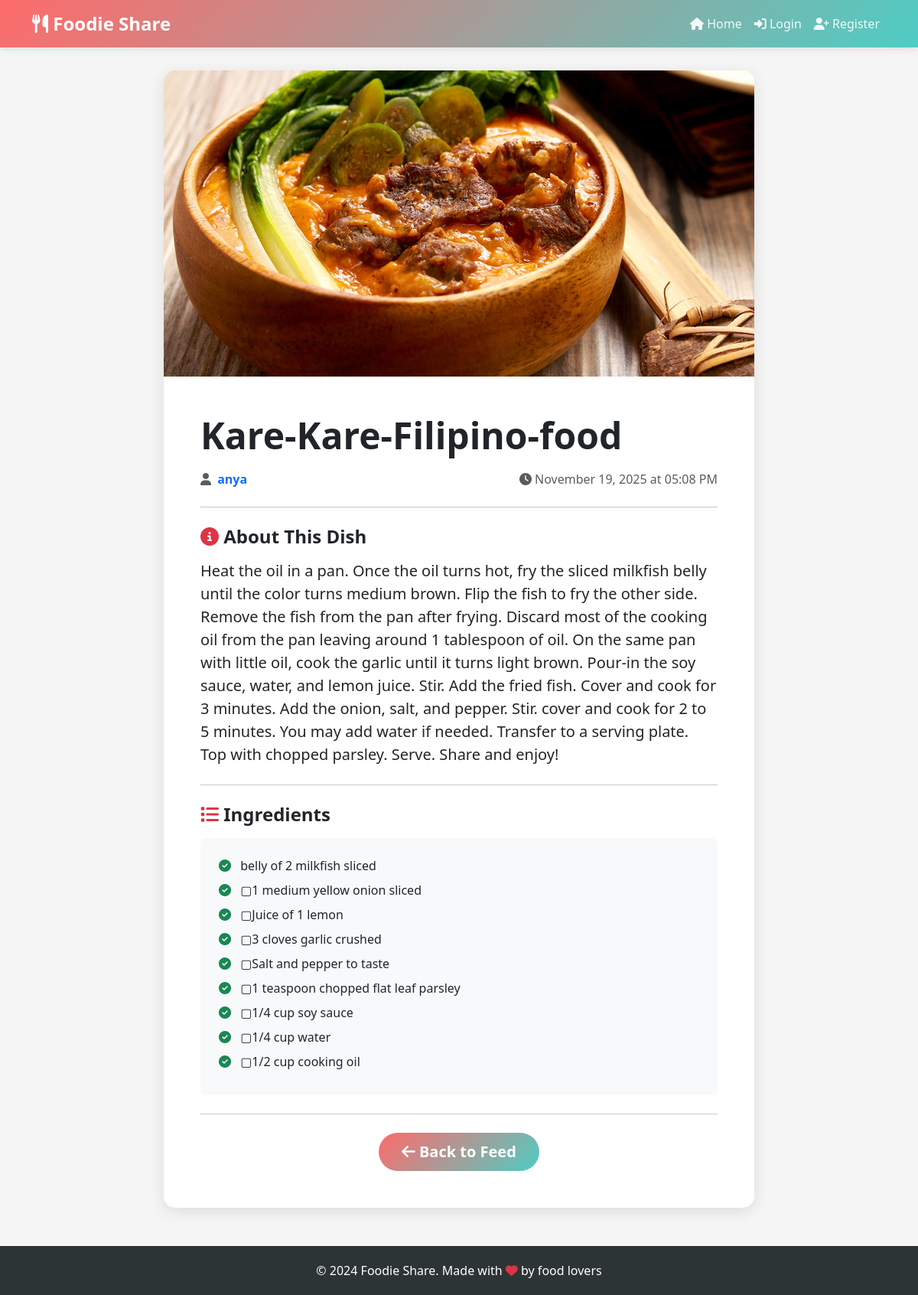
Screenshot of /post/3 with the database file from the repository.
### app.py (models this page shows, shortened)
class Post(db.Model):
    id = db.Column(db.Integer, primary_key=True)
    dish_name = db.Column(db.String(200), nullable=False)
    ingredients = db.Column(db.Text, nullable=False)
    description = db.Column(db.Text)
    image_filename = db.Column(db.String(300))
    user_id = db.Column(db.Integer, db.ForeignKey('user.id'), nullable=False)
    created = db.Column(db.DateTime, nullable=False, default=db.func.current_timestamp())

class User(db.Model):
    id = db.Column(db.Integer, primary_key=True)
    username = db.Column(db.String(80), unique=True, nullable=False)
    email = db.Column(db.String(120), unique=True, nullable=False)
    password = db.Column(db.String(200), nullable=False)
    is_admin = db.Column(db.Boolean, default=False, nullable=False)
    created = db.Column(db.DateTime, nullable=False, default=db.func.current_timestamp())
    posts = db.relationship('Post', backref='author', lazy=True, cascade='all, delete-orphan')

### app.py (the view)
@app.route('/post/<int:id>')
def view_post(id):
    post = Post.query.get_or_404(id)
    return render_template('view_post.html', post=post)

### templates/view_post.html (shortened to what this page needs)
{% extends "base.html" %}
{% block content %}
<div class="row justify-content-center">
    <div class="col-lg-8">
        <div class="card">
            {% if post.image_filename %}
            <img src="{{ url_for('static', filename='uploads/' + post.image_filename) }}"
                 class="card-img-top"
                 alt="{{ post.dish_name }}"
                 style="height: 400px; object-fit: cover;">
            {% else %}
            <div class="card-img-top bg-light d-flex align-items-center justify-content-center" style="height: 400px;">
                <i class="fas fa-image fa-5x text-muted"></i>
            </div>
            {% endif %}
            <div class="card-body p-5">
                <div class="mb-4">
                    <h1 class="display-5 fw-bold mb-3">{{ post.dish_name }}</h1>
                    <div class="d-flex align-items-center justify-content-between mb-3">
                        <div>
                            <i class="fas fa-user text-muted"></i>
                            <a href="{{ url_for('profile', username=post.author.username) }}"
                               class="text-decoration-none fw-bold ms-1">
                                {{ post.author.username }}
                            </a>
                        </div>
                        <div class="text-muted">
                            <i class="fas fa-clock"></i>
                            {{ post.created.strftime('%B %d, %Y at %I:%M %p') }}
                        </div>
                    </div>
                </div>
                <hr class="my-4">
                {% if post.description %}
                <div class="mb-4">
                    <h4 class="fw-bold mb-3">
                        <i class="fas fa-info-circle text-danger"></i> About This Dish
                    </h4>
                    <p class="lead">{{ post.description }}</p>
                </div>
                <hr class="my-4">
                {% endif %}
                <div class="mb-4">
                    <h4 class="fw-bold mb-3">
                        <i class="fas fa-list text-danger"></i> Ingredients
                    </h4>
                    <div class="bg-light p-4 rounded">
                        {% for ingredient in post.ingredients.split('\n') %}
                            {% if ingredient.strip() %}
                            <div class="mb-2">
                                <i class="fas fa-check-circle text-success"></i>
                                <span class="ms-2">{{ ingredient }}</span>
                            </div>
                            {% endif %}
                        {% endfor %}
                    </div>
                </div>
                <hr class="my-4">
                <div class="text-center">
                    <a href="{{ url_for('index') }}" class="btn btn-custom btn-lg">
                        <i class="fas fa-arrow-left"></i> Back to Feed
                    </a>
                </div>
            </div>
        </div>
    </div>
</div>
{% endblock %}

### templates/base.html (style rules this page uses)
:root { --primary-color: #ff6b6b; --secondary-color: #4ecdc4; --dark: #2d3436; --light: #f8f9fa; }
body { font-family: 'Segoe UI', Tahoma, Geneva, Verdana, sans-serif; background-color: #f5f5f5; }
.btn-custom { background: linear-gradient(135deg, var(--primary-color), var(--secondary-color)); border: none; color: white; font-weight: 600; padding: 10px 30px; border-radius: 25px; transition: all 0.3s; }
.card { border: none; border-radius: 15px; box-shadow: 0 5px 20px rgba(0,0,0,0.1); transition: all 0.3s; overflow: hidden; }
.card-img-top { height: 250px; object-fit: cover; }

### rows the page displays
Post: image_filename+dish_name (picture), dish_name "Kare-Kare-Filipino-food", created "November 19, 2025 at 05:08 PM", description "Heat the oil in a pan. Once the oil turns hot, fry the sliced milkfish belly until the color turns medium brown. Flip the fish to fry the other side. Remove the fish from the pan after frying. Discard most of the cooking oil from the pan leaving around 1 tablespoon of oil. On the same pan with little oil, cook the garlic until it turns light brown. Pour-in the soy sauce, water, and lemon juice. Stir. Add the fried fish. Cover and cook for 3 minutes. Add the onion, salt, and pepper. Stir. cover and cook for 2 to 5 minutes. You may add water if needed. Transfer to a serving plate. Top with chopped parsley. Serve. Share and enjoy!"
User: author.username "anya"

### other values shown
{{ ingredient }} "belly of 2 milkfish sliced" "▢1 medium yellow onion sliced" "▢Juice of 1 lemon" "▢3 cloves garlic crushed" "▢Salt and pepper to taste" "▢1 teaspoon chopped flat leaf parsley" "▢1/4 cup soy sauce" "▢1/4 cup water" "▢1/2 cup cooking oil"
